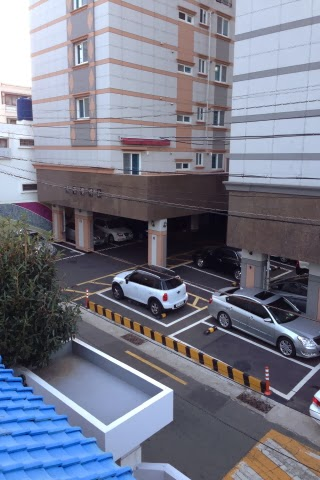
#> input picture Project3A/Video_Mosaicing/test_img/S3.jpg, 320 x 480 px, given in place of 1M.jpg, which was not available
$ python test.py   (older library calls are emulated)
#> lines starting #> are read from the running program, lines starting #| are printed output that depends on the picture; pictures that were not available may be replaced by others from this repository, and a replacement may not be noted
### Project3A/Video_Mosaicing/helper.py


import numpy as np

import math

from scipy.interpolate import interp2d

from scipy.interpolate import griddata


from PIL import Image

import cv2


from constants import *

from scipy import signal


import numpy as np

from corner_detector import *
from anms import *

from feat_desc import *;

from scipy import signal;

from feat_match import *;

from ransac_est_homography import *;

from PIL import Image

from scipy.misc import imresize

from sift import *

import numpy as np

from corner_detector import *

from anms import *

from feat_desc import *;

from scipy import signal;

from feat_match import *;

from ransac_est_homography import *;

from PIL import Image

from scipy.misc import imresize

from sift import *

PROWS  = 20
PCOLS  = 20

DIVIDE_EPSILON = 0.0001

from constants import *

from scipy import signal

from helper import *

from scipy import ndimage

import matplotlib.pyplot as plt

import cv2


# [520 lines left out: functions implOneGenerateD, implOneGenerateDALL, implOne, mergeImages, GaussianPDF_2D, GaussianPDF_1D and 1 more, not called in this run]


def rgb2gray(rgb):
	return np.dot(rgb[...,:3], [0.299, 0.587, 0.114])


# [259 lines left out: functions findOutputForColorImage, getHomo, bbox1, findOutputForColorImageArray, not called in this run]


#def projectImage(image, cylinder):

### Project3A/Video_Mosaicing/corner_detector.py
'''
  File name: corner_detector.py
  Author:
  Date created:
'''

'''
  File clarification:
    Detects corner features in an image. You can probably find free “harris” corner detector on-line,
    and you are allowed to use them.
    - Input img: H × W matrix representing the gray scale input image.
    - Output cimg: H × W matrix representing the corner metric matrix.
'''

from skimage.feature import corner_harris, corner_peaks
import numpy as np
import cv2

def corner_detector(img):
  # Your Code Here
  return corner_harris(img)

def corner_detector_cv(img):
  return cv2.cornerHarris(img,2,3,0.004)

### Project3A/Video_Mosaicing/anms.py
'''
  File name: anms.py
  Author:
  Date created:
'''

'''
  File clarification:
    Implement Adaptive Non-Maximal Suppression. The goal is to create an uniformly distributed
    points given the number of feature desired:
    - Input cimg: H × W matrix representing the corner metric matrix.
    - Input max_pts: the number of corners desired.
    - Outpuy x: N × 1 vector representing the column coordinates of corners.
    - Output y: N × 1 vector representing the row coordinates of corners.
    - Output rmax: suppression radius used to get max pts corners.
'''

import numpy as np

from constants import *

# [5 lines left out: function addIntoSet, not called in this run]

def first_nonzero(arr, axis, invalid_val=-1):
    mask = arr!=MAX
    return np.where(mask.any(axis=axis), mask.argmax(axis=axis), invalid_val)


def anms_vec(cimg, max_pts):

  meanValue = np.mean(cimg.flatten()) + np.std(cimg.flatten())/2;

  validIndexes = np.where(cimg.flatten() > meanValue)


  iflat = cimg.flatten()

  identity = np.arange(iflat.shape[0])

  iflat = iflat[validIndexes]

  imap, jmap = np.meshgrid(np.arange(cimg.shape[0]),np.arange(cimg.shape[1]), indexing='ij')

  imap = imap.flatten()
  jmap = jmap.flatten()

  imap = imap[validIndexes]
  jmap = jmap[validIndexes]

  identity = identity[validIndexes]

  imap = imap.reshape((1,imap.shape[0]))
  jmap = jmap.reshape((1,jmap.shape[0]))


  iref = np.tile(imap, (imap.shape[1],1))
  jref = np.tile(jmap, (imap.shape[1],1))


  ireft = np.transpose(iref)
  jreft = np.transpose(jref)

  #print(iref)
  #print(jref)


  idistance = iref * iref + ireft * ireft - 2 * ireft * iref
  jdistance = jref * jref + jreft * jreft - 2 * jref * jreft

  #print(idistance + jdistance)
  #print(jdistance)

  distance = idistance + jdistance

  distIndexes = np.argsort(distance, axis=1)


  #print(distIndexes)

  distIndexesflatten = distIndexes.flatten()

  intensitiesOrder = iflat[distIndexesflatten]

  identityOrder = identity[distIndexesflatten]


  intensitiesOrder = intensitiesOrder.reshape((imap.shape[1], imap.shape[1]))

  identityOrder = identityOrder.reshape((imap.shape[1], imap.shape[1]))

  distanceOrder = np.sort(distance, axis = 1)


  #print(intensitiesOrder)

  intitalRow = intensitiesOrder[:,0].reshape((imap.shape[1],1))

  intitalRow = intitalRow * THRES

  intitalRowRepeat = np.tile(intitalRow, (1,imap.shape[1]))


  intensitiesOrderSub = intensitiesOrder - intitalRowRepeat

  intensitiesOrderSub[np.where(intensitiesOrderSub < 0)] = MAX


  # savior = np.zeros((imap.shape[1], imap.shape[1]))

  # savior[0,:] = MAX

  intensitiesOrderSub[:,0] = MAX

  # [10 lines of commented-out code are left out]


  indexCount = np.arange(imap.shape[1]) * imap.shape[1]


  # rowTopper = intensitySortOrder[:,0]

  rowTopper = first_nonzero(intensitiesOrderSub[:,1:], axis = 1)  + 1

  rowTopperIndex = rowTopper + indexCount

  radius = distanceOrder.flatten()[rowTopperIndex]

  globalMaxIndex = np.where(iflat == np.max(iflat))

  radius[globalMaxIndex] = np.max(distance, axis = 1)[globalMaxIndex]


  radiusSortOrder = np.argsort(radius)[::-1]


  yOrder = imap.flatten()[radiusSortOrder]

  xOrder = jmap.flatten()[radiusSortOrder]

  radiusOrder = np.sort(radius)

  maxRadius = radiusOrder[max_pts - 1]

  #print(radius.reshape(cimg.shape[0], cimg.shape[1]))

  return np.array(xOrder), np.array(yOrder), maxRadius


# [41 lines left out: function getRadiusMap, not called in this run]

def anms(cimg, max_pts):
  return anms_vec(cimg, max_pts)


# [67 lines left out: function anmsOld, not called in this run]


img = np.zeros((5,5), dtype="float")


img[0,0] = 1

img[4,0] = 1

img[4,4] = 2

img[0,4] = 1

img[2,2] = 1

print(img)


anms_vec(img, 5)

### Project3A/Video_Mosaicing/feat_desc.py
'''
  File name: feat_desc.py
  Author:
  Date created:
'''

'''
  File clarification:
    Extracting Feature Descriptor for each feature point. You should use the subsampled image around each point feature,
    just extract axis-aligned 8x8 patches. Note that it’s extremely important to sample these patches from the larger 40x40
    window to have a nice big blurred descriptor.
    - Input img: H × W matrix representing the gray scale input image.
    - Input x: N × 1 vector representing the column coordinates of corners.
    - Input y: N × 1 vector representing the row coordinates of corners.
    - Outpuy descs: 64 × N matrix, with column i being the 64 dimensional descriptor (8 × 8 grid linearized) computed at location (xi , yi) in img.
'''

from scipy.interpolate import griddata

import numpy as np

import itertools

from PIL import Image


def feat_desc(img, x, y):
  # Your Code Here

  return implOne(img, x, y)


# [11 lines of commented-out code are left out]

### Project3A/Video_Mosaicing/test.py
import numpy as np

from corner_detector import *
from anms import *

from feat_desc import *;

from scipy import signal;

from feat_match import *;

from ransac_est_homography import *;

from helper import *;

from PIL import Image

from scipy.misc import imresize

from sift import *

from constants import *


im = np.array(Image.open("test_img/1M.jpg"))
#> im is the input picture: shape (480, 320, 3); mean R, G, B 118.2, 120.5, 136.3


square = rgb2gray(np.array(Image.open("test_img/S1.jpg")))
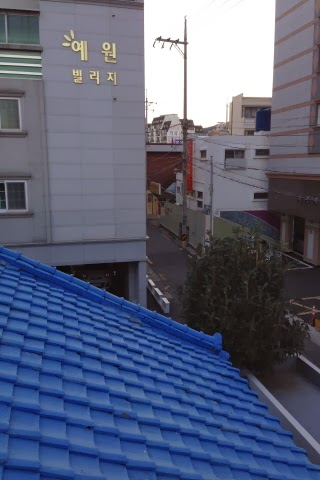
#> input picture Project3A/Video_Mosaicing/test_img/S1.jpg, 320 x 480 px

squareShift = rgb2gray(np.array(Image.open("test_img/S2.jpg")))
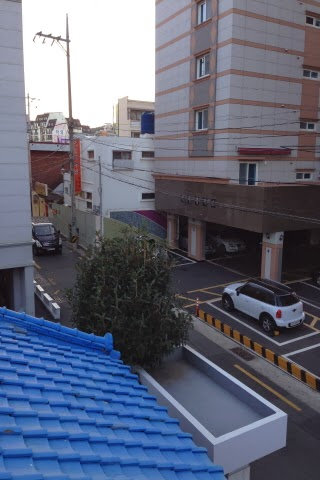
#> input picture Project3A/Video_Mosaicing/test_img/S2.jpg, 320 x 480 px


#squareShift = square.copy()

square = imresize(square, 1.0)
squareShift = imresize(squareShift, 1.0)


# squareShift = signal.convolve2d(square, np.array([0,0,0,0,0,0,0,0,1]).reshape((1,9)), mode="same")


square.astype("float")
squareShift.astype("float")

# [20 lines of commented-out code are left out]


cmx = corner_detector(square)
#> in corner_detector, `return corner_harris(img)`:
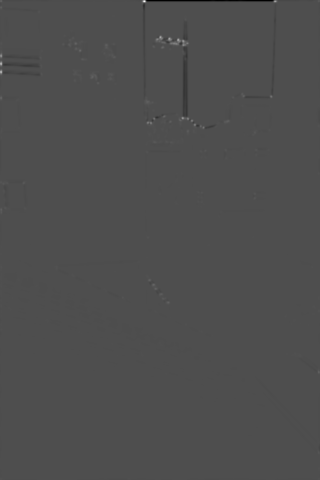
#> returned value: shape (480, 320) float64; min -2.04, max 4.61, mean -0.00283; drawn with min black and max white
cmxS = corner_detector(squareShift)


print("anms computation")
x,y,rmax = anms(cmx, Edge)
#> in anms_vec (call 2), `iref = np.tile(imap, (imap.shape[1],1))`: iref: shape (1914, 1914) int64; 230 distinct labels, from 0 to 479
#> in anms_vec (call 2), `ireft = np.transpose(iref)`: ireft: shape (1914, 1914) int64; 230 distinct labels, from 0 to 479
#> in anms_vec (call 2), `jreft = np.transpose(jref)`: jreft: shape (1914, 1914) int64; 197 distinct labels, from 0 to 319
#> call 2 of first_nonzero, with axis = 1, invalid_val = -1
#> in first_nonzero (call 2), `mask = arr!=MAX`:
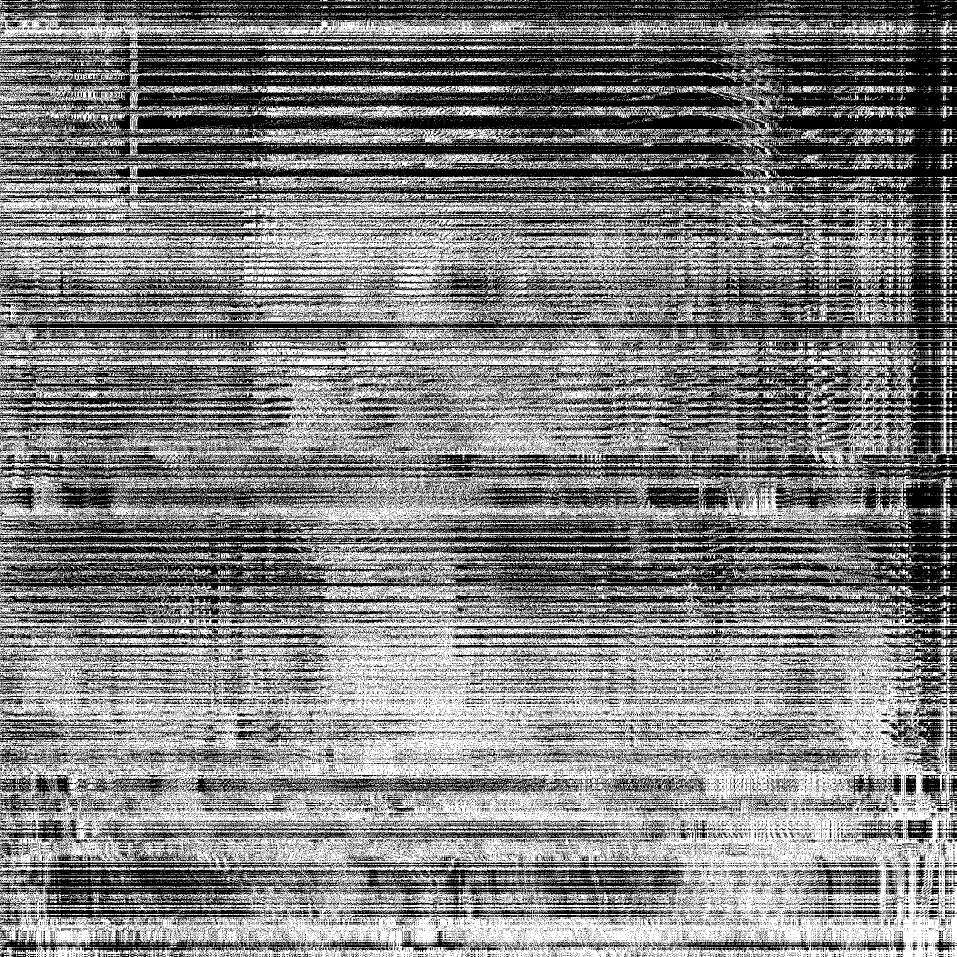
#> mask: shape (1914, 1913) bool (shown at 1/2 size); 50% white in thin lines or dots
#> x = 1914 values, max 319 at index 696, min 0 at index 234, mean 138.1; y = 1914 values, max 479 at index 1, min 0 at index 1316, mean 117.7; rmax = 1
xS,yS,rmaxS = anms(cmxS, Edge)
#> call 3 of anms_vec, with max_pts = 800
#> in anms_vec (call 3), `meanValue = np.mean(cimg.flatten()) + np.std(cimg.flatten())/2;`: meanValue = 0.0334
#> in anms_vec (call 3), `iflat = iflat[validIndexes]`: iflat = 2786 values, max 3.49 at index 24, min 0.0334 at index 645, mean 0.133
#> in anms_vec (call 3), `imap = imap[validIndexes]`: imap = 2786 values from 0 to 479
#> in anms_vec (call 3), `jmap = jmap[validIndexes]`: jmap = 2786 values, max 319 at index 17, min 0 at index 0, mean 133
#> in anms_vec (call 3), `identity = identity[validIndexes]`: identity = 2786 values from 0 to 153530
#> in anms_vec (call 3), `iref = np.tile(imap, (imap.shape[1],1))`: iref: shape (2786, 2786) int64; 331 distinct labels, from 0 to 479
#> in anms_vec (call 3), `ireft = np.transpose(iref)`: ireft: shape (2786, 2786) int64; 331 distinct labels, from 0 to 479
#> in anms_vec (call 3), `jreft = np.transpose(jref)`: jreft: shape (2786, 2786) int64; 262 distinct labels, from 0 to 319
#> in anms_vec (call 3), `distanceOrder = np.sort(distance, axis = 1)`:
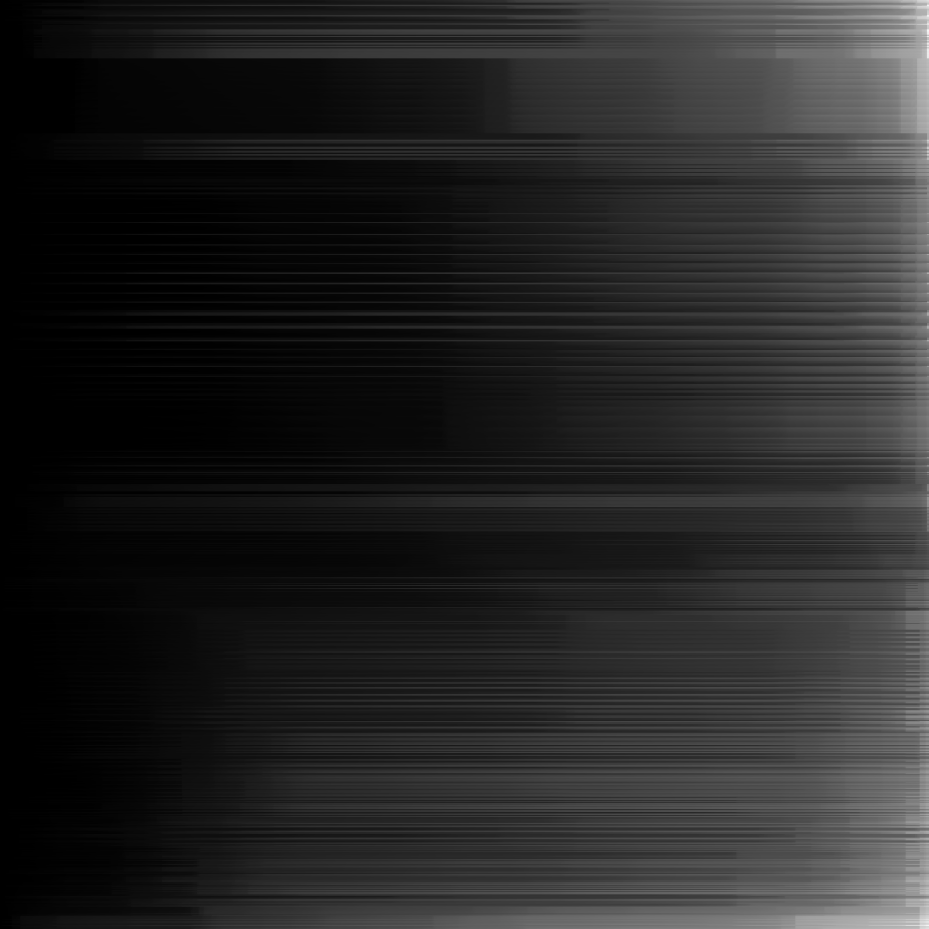
#> distanceOrder: shape (2786, 2786) int64 (shown at 1/3 size); min 0, max 331202, mean 48695.6; drawn with min black and max white
#> in anms_vec (call 3), `intitalRow = intensitiesOrder[:,0].reshape((imap.shape[1],1))`: intitalRow has the same summary as iflat
#> call 3 of first_nonzero, with axis = 1, invalid_val = -1
#> in first_nonzero (call 3), `mask = arr!=MAX`:
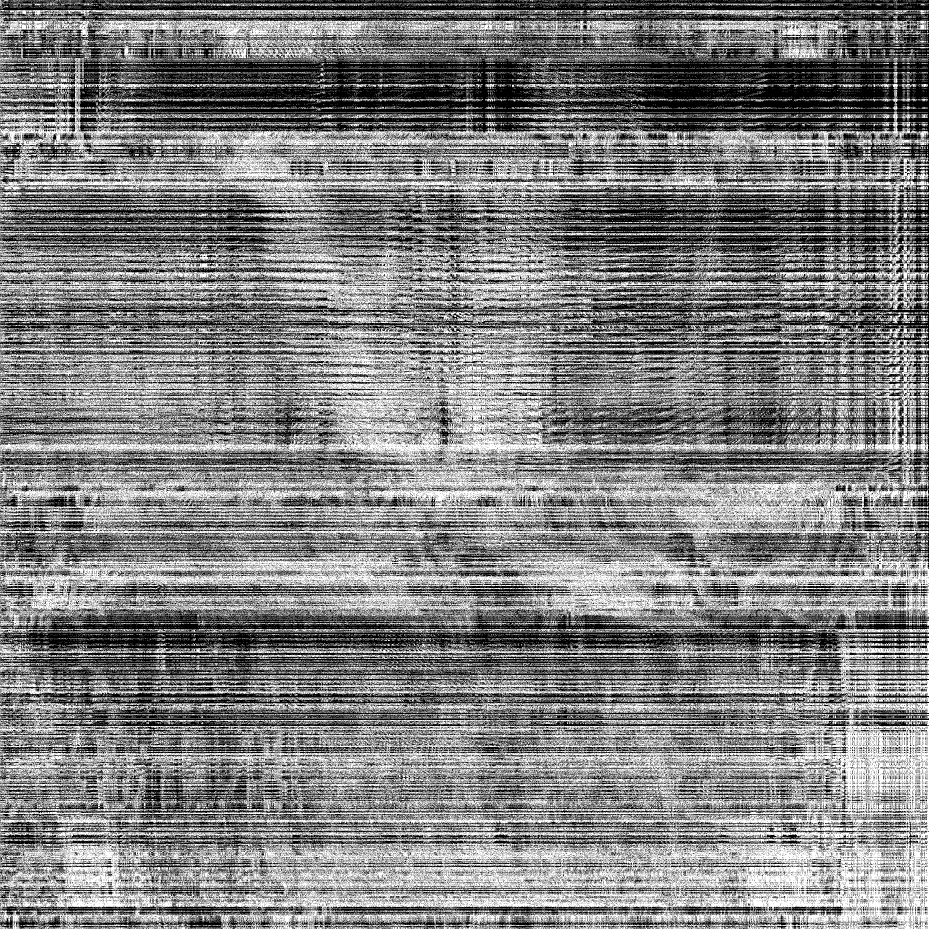
#> mask: shape (2786, 2785) bool (shown at 1/3 size); 50% white in thin lines or dots
#> in anms_vec (call 3), `rowTopper = first_nonzero(intensitiesOrderSub[:,1:], axis = 1)  + 1`: rowTopper = 2786 values, max 2511 at index 1911, min 0 at index 24, mean 6.49
#> in anms_vec (call 3), `rowTopperIndex = rowTopper + indexCount`: rowTopperIndex = 2786 values from 1 to 7759011
#> in anms_vec (call 3), `radius = distanceOrder.flatten()[rowTopperIndex]`: radius = 2786 values, max 83882 at index 1911, min 0 at index 24, mean 120.2
#> in anms_vec (call 3), `globalMaxIndex = np.where(iflat == np.max(iflat))`: globalMaxIndex = ([24],)
#> in anms_vec (call 3), `radiusSortOrder = np.argsort(radius)[::-1]`: radiusSortOrder = 2786 values, max 2785 at index 1946, min 0 at index 1094, mean 1392.5
#> in anms_vec (call 3), `yOrder = imap.flatten()[radiusSortOrder]`: yOrder = 2786 values, max 479 at index 1091, min 0 at index 1037, mean 192
#> in anms_vec (call 3), `xOrder = jmap.flatten()[radiusSortOrder]`: xOrder = 2786 values, max 319 at index 33, min 0 at index 23, mean 133
#> in anms_vec (call 3), `radiusOrder = np.sort(radius)`: radiusOrder = 2786 values from 1 to 280468
#> xS has the same summary as xOrder in anms_vec; yS has the same summary as yOrder in anms_vec; rmaxS = 1
print("anms done")

newSquare = square.copy()
newSquareShift = squareShift.copy()

newSquare[y,x] = 255;
#> newSquare: shape (480, 320); min 0, max 255, mean 95.3
newSquareShift[yS, xS] = 255;
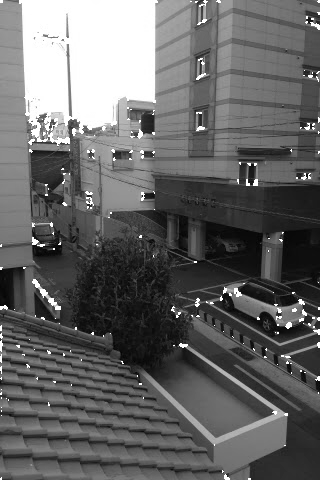
#> newSquareShift: shape (480, 320); min 0, max 255, mean 101.3


Image.fromarray(newSquare.astype("uint8")).show()
Image.fromarray(newSquareShift.astype("uint8")).show()


#> (the run stopped early here; a loop or call above may not have finished)
